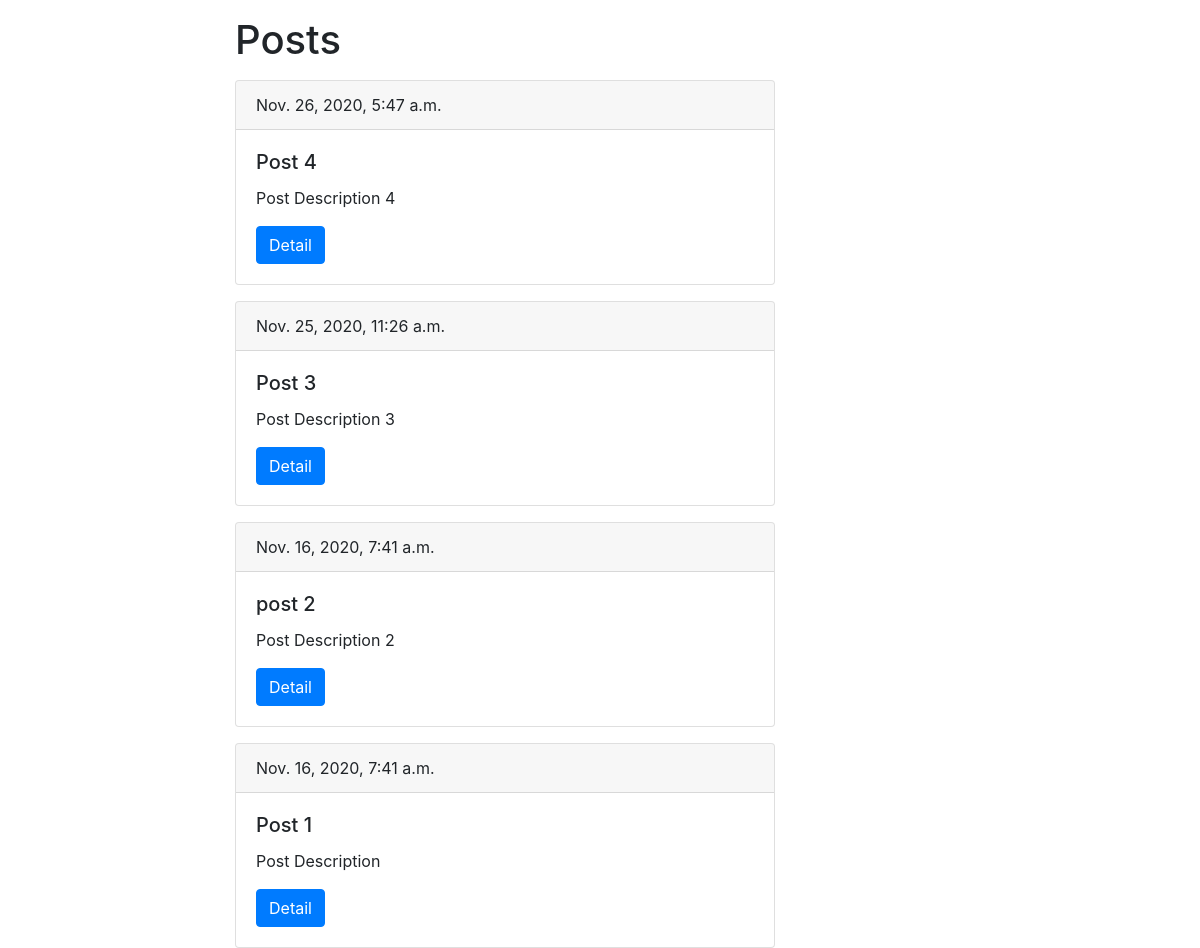
/posts/, run on an earlier commit of the app's database.
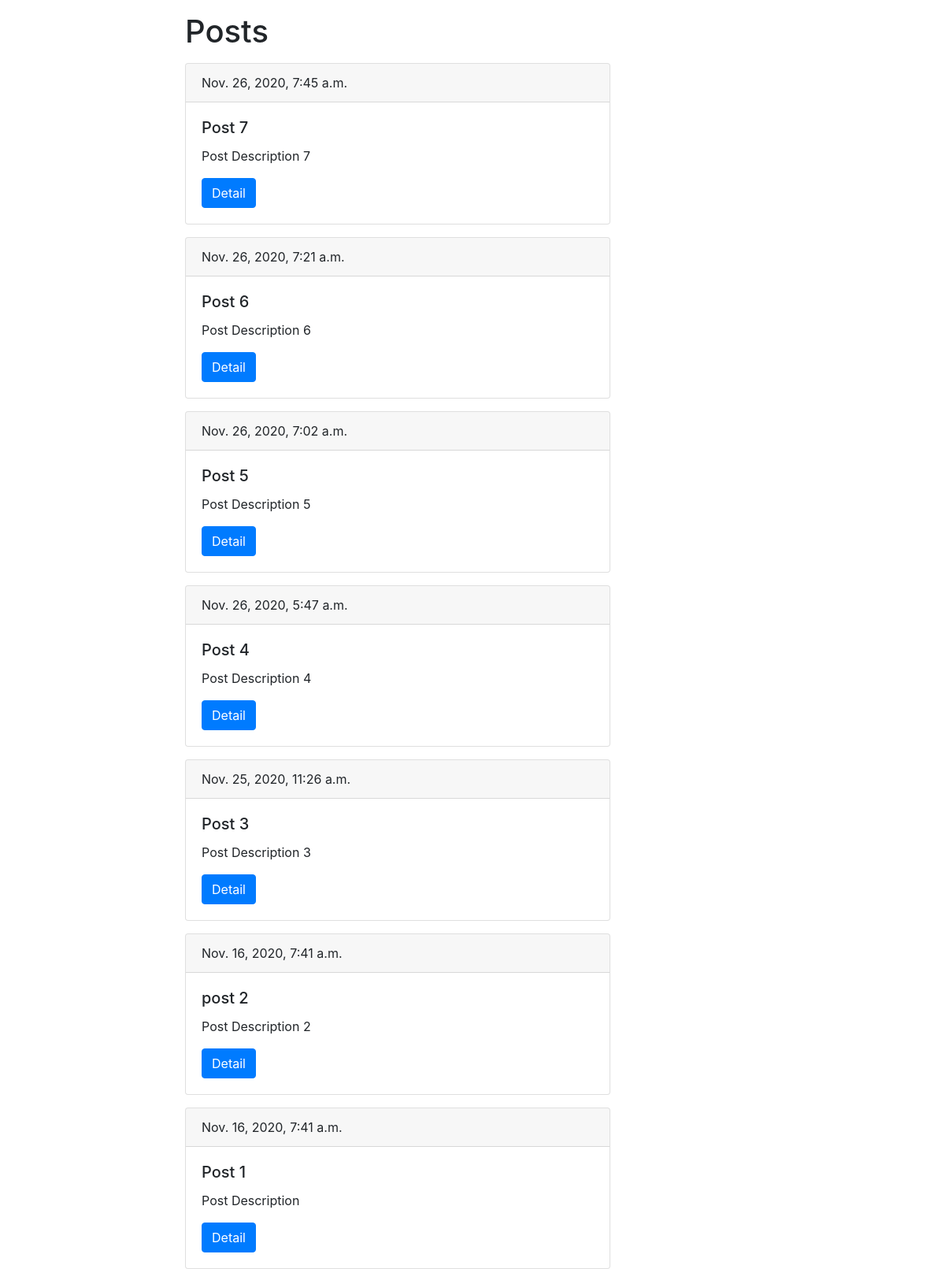
And on a later commit of the database.
### posts/models.py (models this page shows, shortened)
class Post(models.Model):
    title = models.CharField(max_length=150,
                            verbose_name='Название поста')
    slug = models.SlugField(max_length=150,
                            verbose_name='Слаг поста',
                            blank=True)
    body = models.TextField(blank=True,
                            verbose_name='Описание поста')
    date_pub = models.DateTimeField(auto_now_add=True,
                                    verbose_name='Время создания поста')

### posts/views.py (the view)
# urls.py: path('', PostList.as_view(), name='list'),
class PostList(ListView):
    model = Post
    template_name = 'post_list.html'
    def get_queryset(self):
        return Post.objects.order_by('date_pub').reverse()

### posts/templates/post_list.html (shortened to what this page needs)
{% extends 'base.html' %}
            {% block content %}
            <h1 class="mt-3">Posts</h1>
            {% for post in object_list %}
            <div class="card mt-3">
                <div class="card-header">
                    {{ post.date_pub }}
                </div>
                <div class="card-body">
                  <h5 class="card-title">{{ post.title }}</h5>
                  <p class="card-text">{{ post.body }}</p>
                  <a href="{% url 'posts:detail' slug=post.slug %}" class="btn btn-primary">Detail</a>
                </div>
              </div>
              {% endfor %}
            {% endblock %}

What changed in the data, as far as the page shows it:
added Post: date_pub "Nov. 26, 2020, 7:45 a.m.", title "Post 7", body "Post Description 7"
added Post: date_pub "Nov. 26, 2020, 7:21 a.m.", title "Post 6", body "Post Description 6"
added Post: date_pub "Nov. 26, 2020, 7:02 a.m.", title "Post 5", body "Post Description 5"
